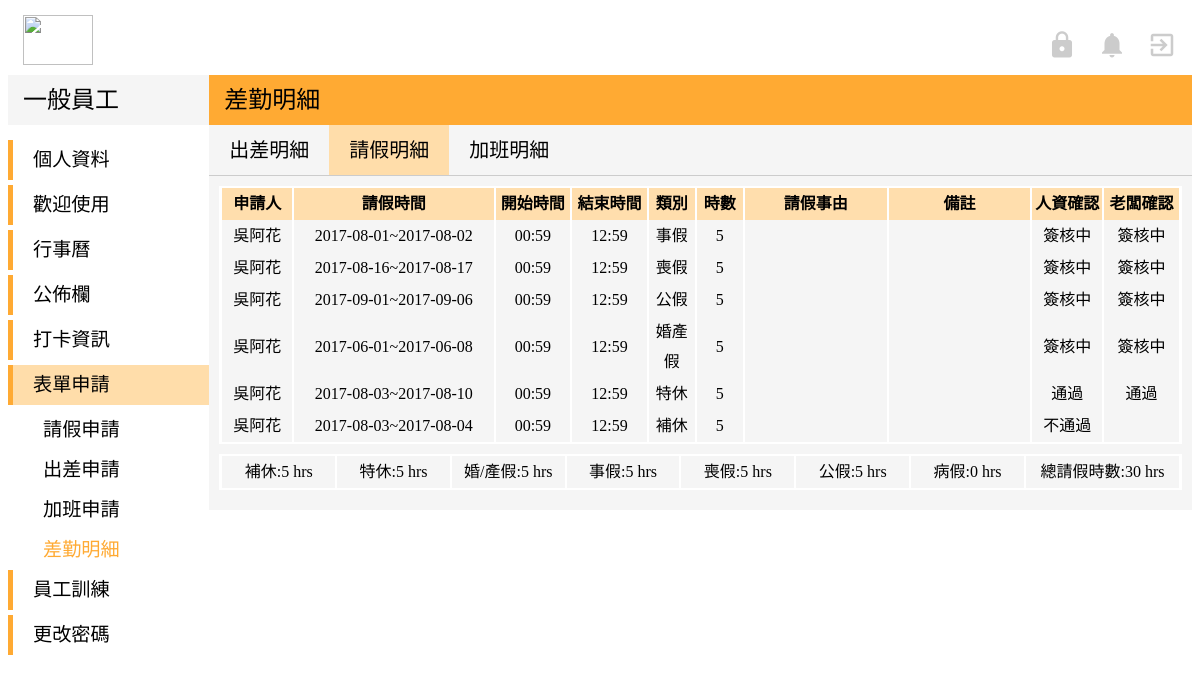
The app's page /user-Model/user_leave_list.php (signed in) with its own data.
### tables this page shows
CREATE TABLE `leave` (
  `id` int(11) NOT NULL,
  `l_sn` varchar(15) NOT NULL,
  `l_name` varchar(30) NOT NULL,
  `l_startDate` date NOT NULL,
  `l_startTime` time NOT NULL,
  `l_endDate` date NOT NULL,
  `l_endTime` time NOT NULL,
  `l_month` varchar(2) NOT NULL,
  `l_type` varchar(30) NOT NULL,
  `l_compensatoryLevae` varchar(30) NOT NULL,
  `l_annualLeave` varchar(30) NOT NULL,
  `l_marriageLeave` varchar(30) NOT NULL,
  `l_officialLeave` varchar(30) NOT NULL,
  `l_personalLeave` varchar(30) NOT NULL,
  `l_funeralLeave` varchar(30) NOT NULL,
  `l_sickLeave` varchar(30) NOT NULL,
  `l_hrs` varchar(30) NOT NULL,
  `l_state` varchar(30) NOT NULL,
  `l_comment` varchar(30) NOT NULL,
  `l_hrCheck` varchar(30) NOT NULL DEFAULT '簽核中',
  `l_bossCheck` varchar(30) NOT NULL DEFAULT '簽核中',
  `l_applyDate` timestamp NOT NULL DEFAULT CURRENT_TIMESTAMP,
  `l_reason` varchar(300) DEFAULT NULL
);

### user-Model/user_leave_list.php (the view, shortened to what this page needs)
<!DOCTYPE html>
<?php
$servername = "localhost";
$username = "root";
$password = "root";
$dbname = "peopleresource";
try {
    $conn = mysqli_connect($servername,$username ,$password,$dbname);
    $sql = "SELECT * FROM `leave` WHERE l_name='".$_SESSION['name']."'";
    $result = mysqli_query($conn,$sql);
    }
catch(PDOException $e)
    {
    echo $sql . "<br>" . $e->getMessage();
    }
?>
<html>
<head>
</head>
<body>
	<link rel="stylesheet" href="../view/indexStyle.css">
</head>
<body>
  <div class="top">
	<img class="titleImg" src="https://cdn.unwire.hk/wp-content/uploads/2014/10/facebook-user.jpg" width="70" height="50">
		<a href="../Controller/log_logout.php">
			<i id="topIcon" class="material-icons" >exit_to_app</i>
		</a>
		<a href="#">
			<i id="topIcon" class="material-icons">notifications</i>
		</a>
    <?php if ($_SESSION['root'] == 'admin'){?>
		    <a href="../admin-Model/admin_index.php">
			    <i id="topIcon" class="material-icons">https</i>
		    </a><?php }
    ?>
	</div>
	<div class="down">
			<div class="left">
				<div class="left-top">
					<p class="left-top-title">一般員工</p>
				</div>
				<div class="left-bottom">
					<div class="left-title" >
						<a href="user_profile.php" style="margin:auto 20px">個人資料</a>
					</div>
					<div class="left-title">
						<a href="user_introduction.php" style="margin:auto 20px">歡迎使用</a>
					</div>
					<div class="left-title">
						<a href="user_index.php"style="margin:auto 20px">行事曆</a>
					</div>
					<div class="left-title">
						<a href="user_news.php" style="margin:auto 20px">公佈欄</a>
					</div>
					<div class="left-title">
						<a href="#" style="margin:auto 20px">打卡資訊</a>
					</div>
					<div class="left-title" style="background-color:#FFDDAA">
						<p style="margin:auto 20px">表單申請</p>
					</div>
						<div  class="left-list">
							<a href="user_leave.php" style="margin:auto 35px">請假申請</a>
						</div>
						<div class="left-list">
							<a href="user_bTrip.php" style="margin:auto 35px">出差申請</a>
						</div>
						<div class="left-list">
							<a href="user_overtime.php" style="margin:auto 35px">加班申請</a>
						</div>
						<div class="left-list">
							<p style="margin:auto 35px;color:#FFAA33;font-weight:500">差勤明細</p>
						</div>
					<div class="left-title">
						<a href="#" style="margin:auto 20px">員工訓練</a>
					</div>
          <div class="left-title">
            <a href="#" style="margin:auto 20px">更改密碼</a>
          </div>
				</div>
			</div>
		 <div class="right">
		  <div class="right-top">
			  <p class="right-top-title">差勤明細</p>
		  </div>
      <div class="right-bottom">
        <div style="width:100%;height:50px;margin:auto;;border-bottom:solid 1px #CCC;">
          <div style="float:left">
            <a href="user_bTrip_list.php" class="right-title">出差明細</a>
          </div>
          <div style="float:left;background-color:#FFDDAA">
            <p class="right-title">請假明細</p>
          </div>
          <div style="float:left">
            <a href="user_overtime_list.php" class="right-title">加班明細</a>
          </div>
        </div>
			  <div style="margin-left:10px;margin-right:10px">
      		<table cellspacing="0" style="border:solid 2px white ">
            <th style="min-width:7.5%;width:7.5%">申請人</th>
      			<th style="min-width:21%;width:21%">請假時間</th>
      			<th style="min-width:8%;width:8%">開始時間</th>
      			<th style="min-width:8%;width:8%">結束時間</th>
      			<th style="min-width:5%;width:5%">類別</th>
      			<th style="min-width:5%;width:5%">時數</th>
      			<th style="min-width:15%;width:15%">請假事由</th>
      			<th style="min-width:15%;width:15%">備註</th>
      			<th style="min-width:7.5%;width:7.5%">人資確認</th>
      			<th style="min-width:8%;width:8%">老闆確認</th>
        		<?php
        		while($row = mysqli_fetch_array($result)) {
        		?>
            <tr>
        			<td><?php echo $row["l_name"]; ?></td>
        			<td><?php echo $row["l_startDate"]; ?>~<?php echo $row["l_endDate"];?></td>
        			<td><?php echo substr($row["l_startTime"],0,-3);?></td>
        			<td><?php echo substr($row["l_endTime"],0,-3);?></td>
        			<td><?php echo $row["l_type"]?></td>
        			<td><?php echo $row["l_hrs"];?></td>
        			<td><?php echo $row["l_state"];?></td>
        			<td><?php echo $row["l_comment"];?></td>
        			<td><?php echo $row["l_hrCheck"]; ?></td>
        			<td><?php echo $row["l_bossCheck"]; ?></td>
        		</tr>
        		<?php } ?>
		      </table>
		<?php
		$servername = "localhost";
		$username = "root";
		$password = "root";
		$dbname = "peopleresource";
		try {
		    $conn = mysqli_connect($servername,$username ,$password,$dbname);
		    $sql = "SELECT SUM(`l_compensatoryLevae`),SUM(`l_annualLeave`),SUM(`l_marriageLeave`),SUM(`l_personalLeave`),SUM(`l_funeralLeave`),SUM(`l_officialLeave`),SUM(`l_sickLeave`) FROM `leave` WHERE l_name='".$_SESSION['name']."'";
		    $result = mysqli_query($conn,$sql);
		    }
		catch(PDOException $e)
		    {
		    echo $sql . "<br>" . $e->getMessage();
		    }
		 $row = mysqli_fetch_array($result) ?>
          <table cellspacing="0" style="border:solid 2px white;margin-top:10px;float:right;">
        		<td style="width:110px">補休:<?php echo $row["SUM(`l_compensatoryLevae`)"]; ?>  hrs</td>
        		<td style="width:110px">特休:<?php echo $row["SUM(`l_annualLeave`)"];?>  hrs</td>
        		<td style="width:110px">婚/產假:<?php echo $row["SUM(`l_marriageLeave`)"];?>  hrs</td>
        		<td style="width:110px">事假:<?php echo $row["SUM(`l_personalLeave`)"];?>  hrs</td>
        		<td style="width:110px">喪假:<?php echo $row["SUM(`l_funeralLeave`)"];?>  hrs</td>
        		<td style="width:110px">公假:<?php echo $row["SUM(`l_officialLeave`)"];?>  hrs</td>
        		<td style="width:110px">病假:<?php echo $row["SUM(`l_sickLeave`)"];?>  hrs</td>
            <td style="width:150px">總請假時數:<?php echo $row["SUM(`l_compensatoryLevae`)"]+$row["SUM(`l_annualLeave`)"]+$row["SUM(`l_marriageLeave`)"]+$row["SUM(`l_personalLeave`)"]+$row["SUM(`l_funeralLeave`)"]+$row["SUM(`l_officialLeave`)"]+$row["SUM(`l_sickLeave`)"];?>  hrs</td>
        	</table>
        </div>
      </div>
    </div>
  </div>
</body>
</html>

### view/indexStyle.css (style rules this page uses)
a { text-decoration:none; }
a:link { color: black; }
.top { width:100%; height:60px; background-color:white; margin-top:15px; }
.titleImg { float:left; margin-left:15px; }
#topIcon { margin-top:15px; margin-right:15px; margin-left:5px; float:right; font-size:30px; color:#CCC; }
.down { width:100%; height:auto; background-color:white; margin:auto; }
.left { width:17%; height:auto; background-color:white; margin:auto; float:left; }
.left-top { width:100%; height:50px; background-color:#F5F5F5; margin:auto; }
.left-top-title { line-height:50px; font-family:Microsoft JhengHei; font-size:150%; margin:auto 15px; font-weight: 500; }
.left-bottom { margin-top: 15px; }
.left-title { width:100%; height:40px; text-align:left; font-family:Microsoft JhengHei; border-left:solid 5px #FFAA33; margin-bottom:5px; line-height:40px; font-size:120%; }
.left-list { width:100%; height:40px; text-align:left; font-family:Microsoft JhengHei; font-size:18px; color:#666666; font-size:120%; line-height:40px; font-weight: 300; }
.right { width:83%; height:auto; background-color:#F5F5F5; margin:auto; float:right; padding-bottom: 20px; }
.right-top { width:100%; height:50px; background-color:#FFAA33; margin:auto; }
.right-top-title { line-height:50px; font-family:Microsoft JhengHei; font-size:150%; margin:auto 15px; font-weight: 500; }
.right-title { line-height:50px; margin:auto 20px; font-size:20px; font-family: Microsoft JhengHei; }
table { margin-top:10px; font-family:Microsoft JhengHei; font-size:16px; line-height:30px; word-wrap:break-word; word-break: break-all; }
td,th,tr { font-family:Microsoft JhengHei; font-size:16px; text-align:center; }

### user-Model/user_leave_list.php (style rules this page uses)
th { background-color:#FFDEAD; }
td,tr,th { border-left: solid 1px white; border-right: solid 1px white; }
table { width:100%; }

### records on screen
leave: l_name "吳阿花", l_startDate "2017-08-01", l_endDate "2017-08-02", l_startTime "00:59", l_endTime "12:59", l_type "事假", l_hrs "5", l_hrCheck "簽核中", l_bossCheck "簽核中"
leave: l_name "吳阿花", l_startDate "2017-08-16", l_endDate "2017-08-17", l_startTime "00:59", l_endTime "12:59", l_type "喪假", l_hrs "5", l_hrCheck "簽核中", l_bossCheck "簽核中"
leave: l_name "吳阿花", l_startDate "2017-09-01", l_endDate "2017-09-06", l_startTime "00:59", l_endTime "12:59", l_type "公假", l_hrs "5", l_hrCheck "簽核中", l_bossCheck "簽核中"
leave: l_name "吳阿花", l_startDate "2017-06-01", l_endDate "2017-06-08", l_startTime "00:59", l_endTime "12:59", l_type "婚產假", l_hrs "5", l_hrCheck "簽核中", l_bossCheck "簽核中"
leave: l_name "吳阿花", l_startDate "2017-08-03", l_endDate "2017-08-10", l_startTime "00:59", l_endTime "12:59", l_type "特休", l_hrs "5", l_hrCheck "通過", l_bossCheck "通過"
leave: l_name "吳阿花", l_startDate "2017-08-03", l_endDate "2017-08-04", l_startTime "00:59", l_endTime "12:59", l_type "補休", l_hrs "5", l_hrCheck "不通過"

### other values on screen
$row["SUM(`l_compensatoryLevae`)"] "5"
$row["SUM(`l_annualLeave`)"] "5"
$row["SUM(`l_marriageLeave`)"] "5"
$row["SUM(`l_personalLeave`)"] "5"
$row["SUM(`l_funeralLeave`)"] "5"
$row["SUM(`l_officialLeave`)"] "5"
$row["SUM(`l_sickLeave`)"] "0"
